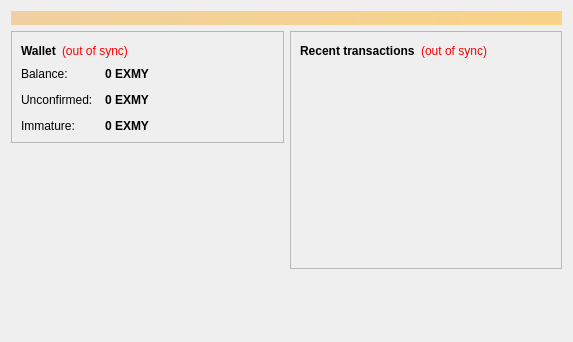
<?xml version="1.0" encoding="UTF-8"?>
<ui version="4.0">
 <class>OverviewPage</class>
 <widget class="QWidget" name="OverviewPage">
  <property name="geometry">
   <rect>
    <x>0</x>
    <y>0</y>
    <width>573</width>
    <height>342</height>
   </rect>
  </property>
  <property name="windowTitle">
   <string>Form</string>
  </property>
  <layout class="QVBoxLayout" name="topLayout">
   <item>
    <widget class="QLabel" name="labelAlerts">
     <property name="visible">
      <bool>false</bool>
     </property>
     <property name="styleSheet">
      <string notr="true">background-color: qlineargradient(x1: 0, y1: 0, x2: 1, y2: 0, stop:0 #F0D0A0, stop:1 #F8D488); color:#000000;</string>
     </property>
     <property name="wordWrap">
      <bool>true</bool>
     </property>
     <property name="margin">
      <number>3</number>
     </property>
    </widget>
   </item>
   <item>
    <layout class="QHBoxLayout" name="horizontalLayout" stretch="1,1">
     <item>
      <layout class="QVBoxLayout" name="verticalLayout_2">
       <item>
        <widget class="QFrame" name="frame">
         <property name="frameShape">
          <enum>QFrame::StyledPanel</enum>
         </property>
         <property name="frameShadow">
          <enum>QFrame::Raised</enum>
         </property>
         <layout class="QVBoxLayout" name="verticalLayout_4">
          <item>
           <layout class="QHBoxLayout" name="horizontalLayout_4">
            <item>
             <widget class="QLabel" name="label_5">
              <property name="font">
               <font>
                <weight>75</weight>
                <bold>true</bold>
               </font>
              </property>
              <property name="text">
               <string>Wallet</string>
              </property>
             </widget>
            </item>
            <item>
             <widget class="QLabel" name="labelWalletStatus">
              <property name="toolTip">
               <string>The displayed information may be out of date. Your wallet automatically synchronizes with the Exmy network after a connection is established, but this process has not completed yet.</string>
              </property>
              <property name="styleSheet">
               <string notr="true">QLabel { color: red; }</string>
              </property>
              <property name="text">
               <string notr="true">(out of sync)</string>
              </property>
              <property name="alignment">
               <set>Qt::AlignLeading|Qt::AlignLeft|Qt::AlignVCenter</set>
              </property>
             </widget>
            </item>
            <item>
             <spacer name="horizontalSpacer_2">
              <property name="orientation">
               <enum>Qt::Horizontal</enum>
              </property>
              <property name="sizeHint" stdset="0">
               <size>
                <width>40</width>
                <height>20</height>
               </size>
              </property>
             </spacer>
            </item>
           </layout>
          </item>
          <item>
           <layout class="QFormLayout" name="formLayout_2">
            <property name="fieldGrowthPolicy">
             <enum>QFormLayout::AllNonFixedFieldsGrow</enum>
            </property>
            <property name="horizontalSpacing">
             <number>12</number>
            </property>
            <property name="verticalSpacing">
             <number>12</number>
            </property>
            <item row="0" column="0">
             <widget class="QLabel" name="label">
              <property name="text">
               <string>Balance:</string>
              </property>
             </widget>
            </item>
            <item row="0" column="1">
             <widget class="QLabel" name="labelBalance">
              <property name="font">
               <font>
                <weight>75</weight>
                <bold>true</bold>
               </font>
              </property>
              <property name="cursor">
               <cursorShape>IBeamCursor</cursorShape>
              </property>
              <property name="toolTip">
               <string>Your current balance</string>
              </property>
              <property name="text">
               <string notr="true">0 EXMY</string>
              </property>
              <property name="textInteractionFlags">
               <set>Qt::LinksAccessibleByMouse|Qt::TextSelectableByKeyboard|Qt::TextSelectableByMouse</set>
              </property>
             </widget>
            </item>
            <item row="1" column="0">
             <widget class="QLabel" name="label_3">
              <property name="text">
               <string>Unconfirmed:</string>
              </property>
             </widget>
            </item>
            <item row="1" column="1">
             <widget class="QLabel" name="labelUnconfirmed">
              <property name="font">
               <font>
                <weight>75</weight>
                <bold>true</bold>
               </font>
              </property>
              <property name="cursor">
               <cursorShape>IBeamCursor</cursorShape>
              </property>
              <property name="toolTip">
               <string>Total of transactions that have yet to be confirmed, and do not yet count toward the current balance</string>
              </property>
              <property name="text">
               <string notr="true">0 EXMY</string>
              </property>
              <property name="textInteractionFlags">
               <set>Qt::LinksAccessibleByMouse|Qt::TextSelectableByKeyboard|Qt::TextSelectableByMouse</set>
              </property>
             </widget>
            </item>
            <item row="2" column="0">
             <widget class="QLabel" name="labelImmatureText">
              <property name="text">
               <string>Immature:</string>
              </property>
             </widget>
            </item>
            <item row="2" column="1">
             <widget class="QLabel" name="labelImmature">
              <property name="font">
               <font>
                <weight>75</weight>
                <bold>true</bold>
               </font>
              </property>
              <property name="toolTip">
               <string>Mined balance that has not yet matured</string>
              </property>
              <property name="text">
               <string notr="true">0 EXMY</string>
              </property>
              <property name="textInteractionFlags">
               <set>Qt::LinksAccessibleByMouse|Qt::TextSelectableByKeyboard|Qt::TextSelectableByMouse</set>
              </property>
             </widget>
            </item>
           </layout>
          </item>
         </layout>
        </widget>
       </item>
       <item>
        <spacer name="verticalSpacer">
         <property name="orientation">
          <enum>Qt::Vertical</enum>
         </property>
         <property name="sizeHint" stdset="0">
          <size>
           <width>20</width>
           <height>40</height>
          </size>
         </property>
        </spacer>
       </item>
      </layout>
     </item>
     <item>
      <layout class="QVBoxLayout" name="verticalLayout_3">
       <item>
        <widget class="QFrame" name="frame_2">
         <property name="frameShape">
          <enum>QFrame::StyledPanel</enum>
         </property>
         <property name="frameShadow">
          <enum>QFrame::Raised</enum>
         </property>
         <layout class="QVBoxLayout" name="verticalLayout">
          <item>
           <layout class="QHBoxLayout" name="horizontalLayout_2">
            <item>
             <widget class="QLabel" name="label_4">
              <property name="text">
               <string>&lt;b&gt;Recent transactions&lt;/b&gt;</string>
              </property>
             </widget>
            </item>
            <item>
             <widget class="QLabel" name="labelTransactionsStatus">
              <property name="toolTip">
               <string>The displayed information may be out of date. Your wallet automatically synchronizes with the Exmy network after a connection is established, but this process has not completed yet.</string>
              </property>
              <property name="styleSheet">
               <string notr="true">QLabel { color: red; }</string>
              </property>
              <property name="text">
               <string notr="true">(out of sync)</string>
              </property>
              <property name="alignment">
               <set>Qt::AlignRight|Qt::AlignTrailing|Qt::AlignVCenter</set>
              </property>
             </widget>
            </item>
            <item>
             <spacer name="horizontalSpacer">
              <property name="orientation">
               <enum>Qt::Horizontal</enum>
              </property>
              <property name="sizeHint" stdset="0">
               <size>
                <width>40</width>
                <height>20</height>
               </size>
              </property>
             </spacer>
            </item>
           </layout>
          </item>
          <item>
           <widget class="QListView" name="listTransactions">
            <property name="styleSheet">
             <string notr="true">QListView { background: transparent; }</string>
            </property>
            <property name="frameShape">
             <enum>QFrame::NoFrame</enum>
            </property>
            <property name="verticalScrollBarPolicy">
             <enum>Qt::ScrollBarAlwaysOff</enum>
            </property>
            <property name="horizontalScrollBarPolicy">
             <enum>Qt::ScrollBarAlwaysOff</enum>
            </property>
            <property name="selectionMode">
             <enum>QAbstractItemView::NoSelection</enum>
            </property>
           </widget>
          </item>
         </layout>
        </widget>
       </item>
       <item>
        <spacer name="verticalSpacer_2">
         <property name="orientation">
          <enum>Qt::Vertical</enum>
         </property>
         <property name="sizeHint" stdset="0">
          <size>
           <width>20</width>
           <height>40</height>
          </size>
         </property>
        </spacer>
       </item>
      </layout>
     </item>
    </layout>
   </item>
  </layout>
 </widget>
 <resources/>
 <connections/>
</ui>
